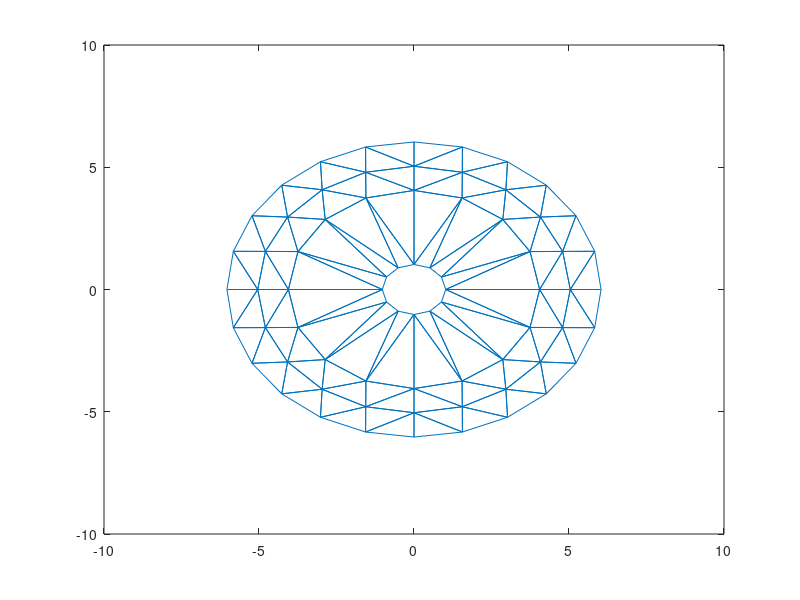

MATLAB code to generate this figure:
function plottrimesh

% load a triangular cell mesh of a 3D object and plot it
%
% March 30, 2016   A. F. Peterson

% read mesh from file 'trifile.txt'

 nnodes = dlmread('trifile.txt','', [0,0,0,0]);
 ncells = dlmread('trifile.txt','', [0,1,0,1]);

 Node = dlmread('trifile.txt','', [1,1,nnodes,2]);
 
 nstart=nnodes + 1;
 nend=nstart + ncells - 1;
 Element_to_Node = dlmread('trifile.txt','', [nstart,1,nend,3]);
 
 % disp(Element_to_Node);
 
 figure
 trimesh( Element_to_Node, Node(:,1), Node(:,2) )

end

